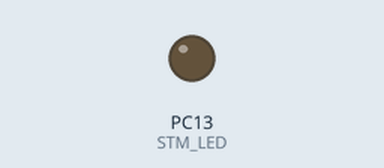
The sketch below on a simulated STM32 Blue Pill. Shown: output pins drawn as LEDs (lit = HIGH). The modem accepts every AT command (registered, SIM ready, sends succeed) and sends nothing else.

Above: at 0.1 s.
At 23.6 s:
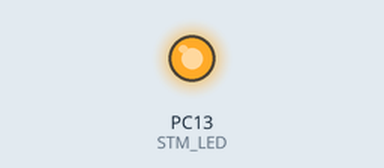
Timing chart, 0 to 25.1 s (numbered marks = the images above):
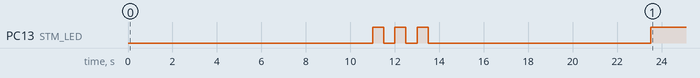

The sketch:

RECIBIR_SMS.ino
```cpp
#include <Wire.h>
#include <HardwareSerial.h>
#include <RTClib.h>

const int STM_LED = PC13;
int _timeout;
String _buffer;
String rxBuffer = "";


HardwareSerial A7670SA(PA3, PA2);

void enviarComando(String comando, int espera = 1000) {
    A7670SA.println(comando);
    delay(espera);
}

String _readSerial() {
    _timeout = 0;
    while  (!A7670SA.available() && _timeout < 12000  )
    {
        delay(13);
        _timeout++;
    }
    if (A7670SA.available()) {
        return A7670SA.readString();
    }
}

void flushA7670SA() {
    unsigned long startTime = millis();
    while (A7670SA.available()) {
        A7670SA.read();
        if (millis() - startTime > 500) { // Máximo 500 ms de espera
            break;
        }
    }
}

void iniciarA7670SA(){
    //digitalWrite(LEFT_LED, HIGH);
    // 1. Probar comunicación AT
    enviarComando("AT", 1000);

    // 5. Establecer modo LTE (opcional)
    enviarComando("AT+CNMP=2", 2000);

    // Confirmar nivel de señal y registro otra vez
    enviarComando("AT+CSQ", 1000);
    enviarComando("AT+CREG?", 1000);
}

void enviarSMS(String SMS, String number = "+525545464585")
{
    enviarComando("AT+CMGF=1",1000);

    //Serial.println ("Set SMS Number");
    enviarComando(("AT+CMGS=\"" + number + "\"").c_str(), 3000); //Mobile phone number to send message

    A7670SA.println(SMS);
    delay(500);
    A7670SA.println((char)26);// ASCII code of CTRL+Z
    delay(500);
    _buffer = _readSerial();

    delay(2000);
}

void borrarSMS(int index)
{
    enviarComando("AT+CMGD=" + String(index), 1000);
}

void notificarEncendido()
{
    digitalWrite(STM_LED, HIGH);
    delay(500);
    digitalWrite(STM_LED, LOW);
    delay(500);
    digitalWrite(STM_LED, HIGH);
    delay(500);
    digitalWrite(STM_LED, LOW);
    delay(500);
    digitalWrite(STM_LED, HIGH);
    delay(500);
    digitalWrite(STM_LED, LOW);

    String SMS = "El rastreador esta encendido.";
    enviarSMS(SMS, "+525545464585");

    delay(2000);
}

void setup() {
    // Inicializar puertos seriales
    Wire.begin();
    _buffer.reserve(50);
    A7670SA.begin(115200);

    /* Configuracion de puertos */
    pinMode(STM_LED, OUTPUT);

    digitalWrite(STM_LED, LOW);

    // Iniciar A7670SA
    iniciarA7670SA();

    delay(5000);

    enviarComando("AT+CMGF=1",1000); // modo texto

    // enviarComando("AT+CNMI=1,2,0,0,0", 1000); // notificaciones automáticas

    notificarEncendido();
    digitalWrite(STM_LED,HIGH);
}

String leerSMSCompleto() {
    String buffer = "";
    unsigned long t0 = millis();

    while (millis() - t0 < 3000) { // espera hasta 3 segundos
        while (A7670SA.available()) {
            char c = A7670SA.read();
            buffer += c;

            // Fin del SMS detectado
            if (buffer.endsWith("\r\n\r\n")) {
                return buffer;
            }
        }
    }

    return buffer; // Lo que se tenga si no llegó completo
}

void actualizarBuffer() {
    while (A7670SA.available()) {
        char c = A7670SA.read();
        rxBuffer += c;
    }
}

bool smsCompletoDisponible() {
    // Debe tener encabezado +CMT
    int idx = rxBuffer.indexOf("+CMT:");
    if (idx == -1) return false;

    // Debe tener al menos dos saltos de línea después
    int firstNL  = rxBuffer.indexOf("\n", idx);
    if (firstNL == -1) return false;

    int secondNL = rxBuffer.indexOf("\n", firstNL + 1);
    if (secondNL == -1) return false;

    return true; // ya llegó encabezado + texto
}

String obtenerSMS() {
    int idx = rxBuffer.indexOf("+CMT:");
    int start = rxBuffer.indexOf("\n", idx) + 1;
    int end   = rxBuffer.indexOf("\n", start);

    String sms = rxBuffer.substring(start, end);
    sms.trim();

    // Limpiar lo consumido
    rxBuffer = rxBuffer.substring(end);

    return sms;
}


void loop() {
    actualizarBuffer();
    if (smsCompletoDisponible()) {
        encenderLED();
        String mensaje = obtenerSMS();
        enviarSMS("SMS: " + mensaje);
        apagarLED();
    }
}

void encenderLED() {
    digitalWrite(STM_LED, LOW);
}

void apagarLED() {
    digitalWrite(STM_LED, HIGH);
}
```
